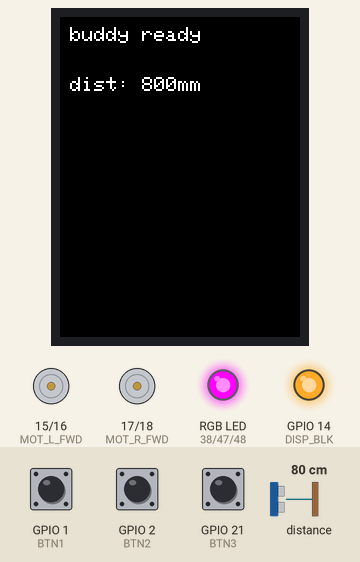
Bench run of a sketch on a simulated ESP32-S3. Shown: 240×320 colour display, motor-driver pin pairs drawn as motors (green arrow = first pin HIGH = forward, orange = second pin HIGH = backward, longer = more drive), an RGB LED mixed from three pins (HIGH = lit), output pins drawn as LEDs (lit = HIGH). The test bench sets the inputs (shaded band); at power-on: distance to the obstacle 80 cm, GPIO 1 (BTN1) HIGH, GPIO 2 (BTN2) HIGH, GPIO 21 (BTN3) HIGH. I2S audio is not simulated (input reads silence); what the sketch prints to the serial monitor is not drawn.

Above: at 1.5 s.
1.6 s: distance to the obstacle set to 2 cm
At 2.1 s:
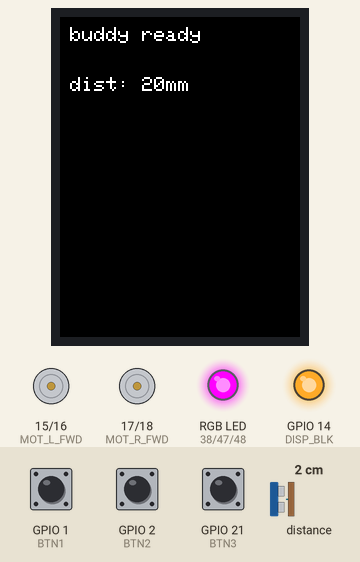
4.6 s: GPIO 1 (BTN1) pulled LOW for 0.15 s
At 4.76 s:
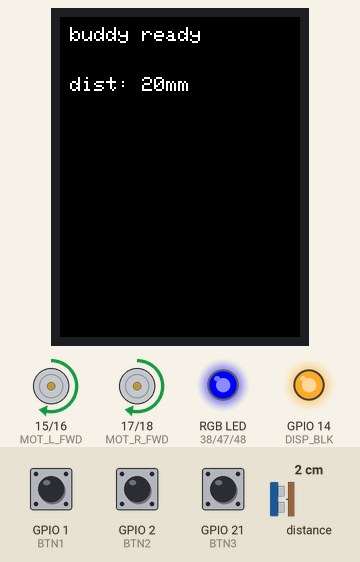
6.4 s: GPIO 2 (BTN2) pulled LOW for 0.15 s
At 6.6 s:
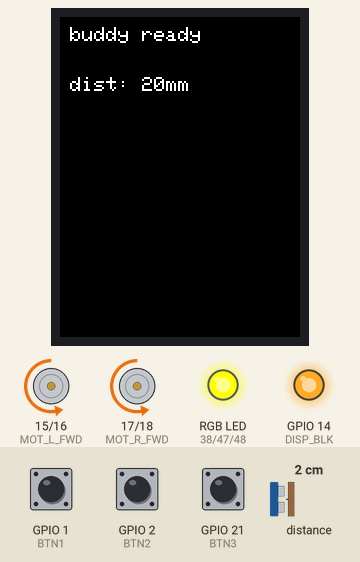
8.2 s: GPIO 21 (BTN3) pulled LOW for 0.15 s
At 8.34 s:
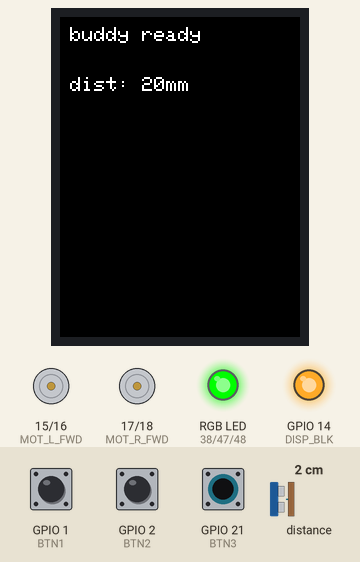
9.9 s: distance to the obstacle set to 4 cm
At 10.6 s:
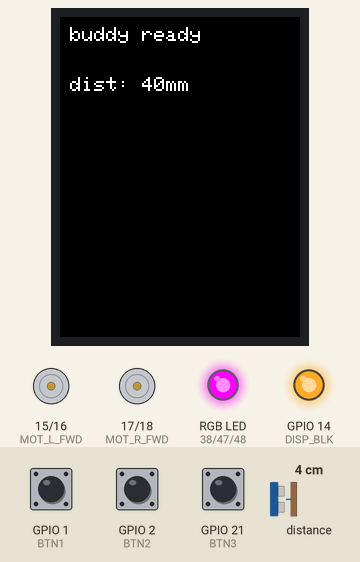
11.4 s: GPIO 1 (BTN1) pulled LOW for 0.15 s
At 11.54 s:
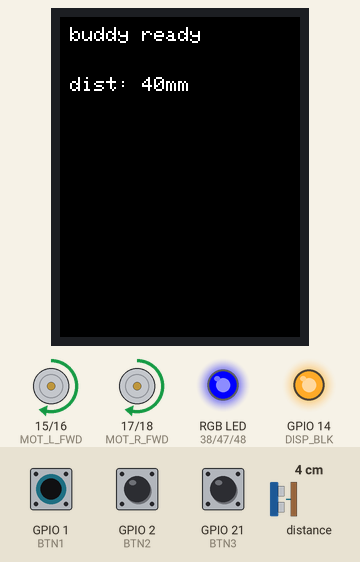
Timing chart, 0 to 14.4 s (numbered marks = the images above; inputs shaded):
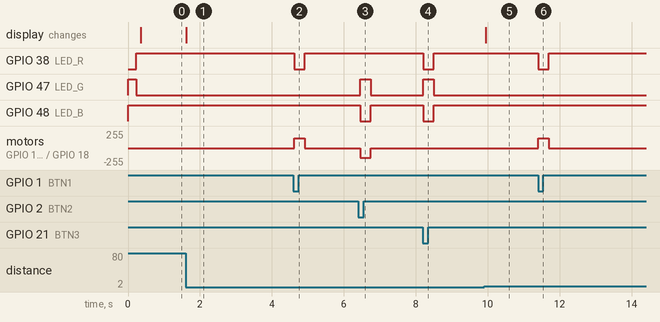

Measured:
- after the input at 1.6 s, the display: changes at once (image 1)
- after the input at 4.6 s, GPIO 38 (LED_R): HIGH → LOW at once, → HIGH 0.29 s later; motor on GPIO 15 (MOT_L_FWD) / GPIO 16 (MOT_L_REV), motor on GPIO 17 (MOT_R_FWD) / GPIO 18 (MOT_R_REV): stopped → forward 149/255 at once, → stopped 0.29 s later
- after the input at 6.4 s, GPIO 47 (LED_G): LOW → HIGH after 0.06 s, → LOW 0.29 s later; GPIO 48 (LED_B): HIGH → LOW after 0.06 s, → HIGH 0.29 s later; motor on GPIO 15 (MOT_L_FWD) / GPIO 16 (MOT_L_REV), motor on GPIO 17 (MOT_R_FWD) / GPIO 18 (MOT_R_REV): stopped → backward 149/255 after 0.06 s, → stopped 0.29 s later
- after the input at 8.2 s, GPIO 38 (LED_R), GPIO 48 (LED_B): HIGH → LOW at once, → HIGH 0.29 s later; GPIO 47 (LED_G): LOW → HIGH at once, → LOW 0.29 s later
- after the input at 9.9 s, the display: changes after 0.05 s (image 5)
- after the input at 11.4 s, GPIO 38 (LED_R): HIGH → LOW at once, → HIGH 0.29 s later; motor on GPIO 15 (MOT_L_FWD) / GPIO 16 (MOT_L_REV), motor on GPIO 17 (MOT_R_FWD) / GPIO 18 (MOT_R_REV): stopped → forward 149/255 at once, → stopped 0.29 s later

The sketch:

buddy.ino
```cpp
/*
 * buddy robot firmware
 * esp32-s3-devkitc-1-n16r8
 *
 * pin map from docs/week1/04-pin-map.md (verified 2026-10-06)
 * board: buddy-robot-easyeda.json (33 components, 39 nets)
 */

#include <Arduino.h>
#include <Wire.h>
#include <SPI.h>
#include <Adafruit_GFX.h>
#include <Adafruit_ST7789.h>
#include <VL53L0X.h>
#include "driver/i2s.h"

// ---- i2s audio (max98357a) ----
#define I2S_BCLK  4
#define I2S_LRC   5
#define I2S_DIN   6

// ---- i2c sensor (vl53l0x) ----
#define I2C_SCL   7
#define I2C_SDA   8

// ---- spi display (st7789 240x320) ----
#define DISP_SCK  12
#define DISP_MOSI 11
#define DISP_CS   10
#define DISP_DC   13
#define DISP_RST  9
#define DISP_BLK  14

// ---- motors (drv8833) ----
#define MOT_L_FWD 15  // ain1
#define MOT_L_REV 16  // ain2
#define MOT_R_FWD 17  // bin1
#define MOT_R_REV 18  // bin2

// ---- buttons (active-low, internal pull-up) ----
#define BTN1  1
#define BTN2  2
#define BTN3  21

// ---- rgb led (common-cathode, low = on) ----
#define LED_R 38
#define LED_G 47
#define LED_B 48

// ---- objects ----
Adafruit_ST7789 tft = Adafruit_ST7789(DISP_CS, DISP_DC, DISP_RST);
VL53L0X tof;

// ---- motor pwm channels ----
#define PWM_FREQ 5000
#define PWM_RES  8
#define CH_L_FWD 0
#define CH_L_REV 1
#define CH_R_FWD 2
#define CH_R_REV 3

void setMotors(int left, int right) {
  // left/right: -255..255
  if (left >= 0) {
    ledcWrite(CH_L_FWD, left);
    ledcWrite(CH_L_REV, 0);
  } else {
    ledcWrite(CH_L_FWD, 0);
    ledcWrite(CH_L_REV, -left);
  }
  if (right >= 0) {
    ledcWrite(CH_R_FWD, right);
    ledcWrite(CH_R_REV, 0);
  } else {
    ledcWrite(CH_R_FWD, 0);
    ledcWrite(CH_R_REV, -right);
  }
}

void setLED(bool r, bool g, bool b) {
  // common-cathode: low = on
  digitalWrite(LED_R, r ? LOW : HIGH);
  digitalWrite(LED_G, g ? LOW : HIGH);
  digitalWrite(LED_B, b ? LOW : HIGH);
}

void setup() {
  Serial.begin(115200);
  Serial.println("buddy booting...");

  // buttons
  pinMode(BTN1, INPUT_PULLUP);
  pinMode(BTN2, INPUT_PULLUP);
  pinMode(BTN3, INPUT_PULLUP);

  // rgb led
  pinMode(LED_R, OUTPUT);
  pinMode(LED_G, OUTPUT);
  pinMode(LED_B, OUTPUT);
  setLED(true, false, false);  // red = booting

  // motors (ledc pwm)
  ledcSetup(CH_L_FWD, PWM_FREQ, PWM_RES);
  ledcSetup(CH_L_REV, PWM_FREQ, PWM_RES);
  ledcSetup(CH_R_FWD, PWM_FREQ, PWM_RES);
  ledcSetup(CH_R_REV, PWM_FREQ, PWM_RES);
  ledcAttachPin(MOT_L_FWD, CH_L_FWD);
  ledcAttachPin(MOT_L_REV, CH_L_REV);
  ledcAttachPin(MOT_R_FWD, CH_R_FWD);
  ledcAttachPin(MOT_R_REV, CH_R_REV);
  setMotors(0, 0);

  // display backlight
  pinMode(DISP_BLK, OUTPUT);
  digitalWrite(DISP_BLK, HIGH);

  // spi display
  SPI.begin(DISP_SCK, -1, DISP_MOSI, DISP_CS);
  tft.init(240, 320);
  tft.setRotation(2);
  tft.fillScreen(ST77XX_BLACK);
  tft.setCursor(10, 10);
  tft.setTextColor(ST77XX_WHITE);
  tft.setTextSize(3);
  tft.println("buddy");
  tft.setTextSize(2);
  tft.println("booting...");

  // i2c + tof sensor
  Wire.begin(I2C_SDA, I2C_SCL);
  tof.setTimeout(500);
  if (tof.init()) {
    tof.startContinuous();
    Serial.println("vl53l0x ok");
  } else {
    Serial.println("vl53l0x fail");
  }

  // i2s audio (max98357a)
  i2s_config_t i2s_config = {
    .mode = (i2s_mode_t)(I2S_MODE_MASTER | I2S_MODE_TX),
    .sample_rate = 44100,
    .bits_per_sample = I2S_BITS_PER_SAMPLE_16BIT,
    .channel_format = I2S_CHANNEL_FMT_ONLY_LEFT,
    .communication_format = I2S_COMM_FORMAT_STAND_I2S,
    .intr_alloc_flags = ESP_INTR_FLAG_LEVEL1,
    .dma_buf_count = 8,
    .dma_buf_len = 64,
    .use_apll = false,
    .tx_desc_auto_clear = true,
  };
  i2s_pin_config_t pin_config = {
    .bck_io_num = I2S_BCLK,
    .ws_io_num = I2S_LRC,
    .data_out_num = I2S_DIN,
    .data_in_num = I2S_PIN_NO_CHANGE,
  };
  i2s_driver_install(I2S_NUM_0, &i2s_config, 0, NULL);
  i2s_set_pin(I2S_NUM_0, &pin_config);

  setLED(false, true, false);  // green = ready
  tft.fillScreen(ST77XX_BLACK);
  tft.setCursor(10, 10);
  tft.println("buddy ready");
  Serial.println("buddy ready.");
}

void loop() {
  // tof distance
  uint16_t dist = tof.readRangeContinuousMillimeters();
  if (!tof.timeoutOccurred()) {
    tft.fillRect(10, 60, 220, 30, ST77XX_BLACK);
    tft.setCursor(10, 60);
    tft.print("dist: ");
    tft.print(dist);
    tft.print("mm");
  }

  // buttons
  if (digitalRead(BTN1) == LOW) {
    setLED(true, true, false);  // yellow
    setMotors(150, 150);        // forward
    delay(200);
  } else if (digitalRead(BTN2) == LOW) {
    setLED(false, false, true); // blue
    setMotors(-150, -150);      // reverse
    delay(200);
  } else if (digitalRead(BTN3) == LOW) {
    setLED(true, false, true);  // magenta
    setMotors(0, 0);            // stop
    delay(200);
  } else {
    setLED(false, true, false); // green = idle
    setMotors(0, 0);
  }

  delay(50);
}
```
